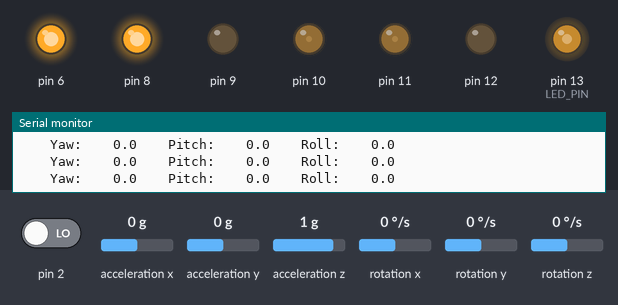
Recording of a sketch running on a simulated Arduino Uno, built with avr-gcc and run on an emulated ATmega328P. Shown: output pins drawn as LEDs (lit = HIGH), the last lines printed to the serial monitor. Inputs (shaded band) come from the test bench; at power-on: acceleration x 0 g, acceleration y 0 g, pin 2 LOW, acceleration z 1 g, rotation x 0 °/s, rotation y 0 °/s, rotation z 0 °/s. The sensor or clock chip raises its interrupt line as the real part does.

Above: at 2.7 s.
2.8 s: acceleration x set to -0.4 g
At 4.0 s:
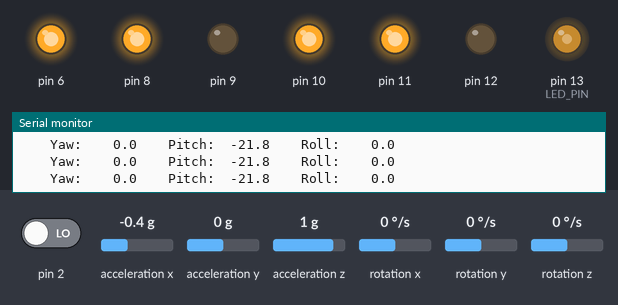
4.3 s: acceleration y set to -1.4 g
At 5.28 s:
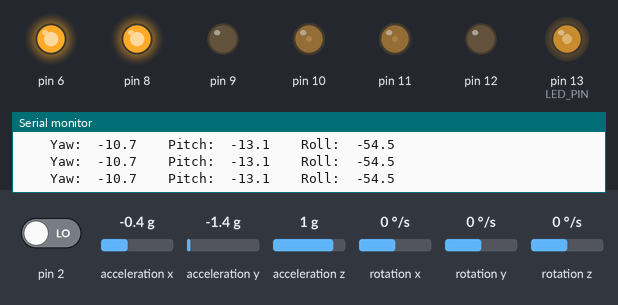
7.3 s: acceleration y set to 0 g
At 7.52 s:
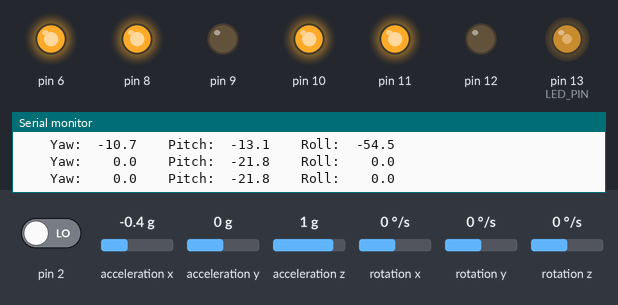
10.3 s: pin 2 driven HIGH
11.9 s: acceleration z set to 0 g
14.9 s: acceleration y set to -0.8 g
Timing chart, 0 to 18.9 s (numbered marks = the images above; inputs shaded):
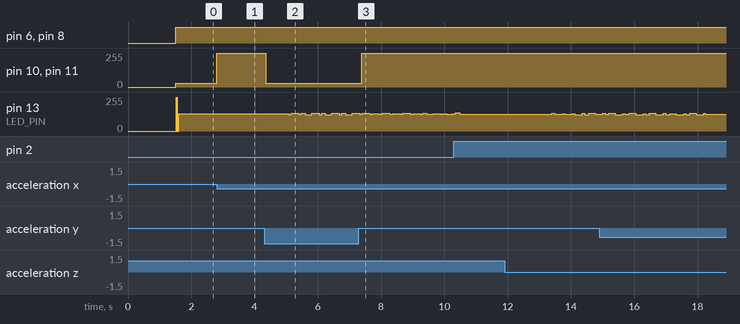

The sketch:

0808_PID.ino
```cpp
#include "I2Cdev.h"
#include "MPU6050_6Axis_MotionApps20.h"
#include "Wire.h"
#include <PID_v1.h>
#include <LMotorController.h>

MPU6050 mpu;

#define DEBUG
#ifdef DEBUG
//#define DPRINT(args...)  Serial.print(args)             //OR use the following syntax:
#define DPRINTSTIMER(t)    for (static unsigned long SpamTimer; (unsigned long)(millis() - SpamTimer) >= (t); SpamTimer = millis())
#define  DPRINTSFN(StrSize,Name,...) {char S[StrSize];Serial.print("\t");Serial.print(Name);Serial.print(" "); Serial.print(dtostrf((float)__VA_ARGS__ ,S));}//StringSize,Name,Variable,Spaces,Percision
#define DPRINTLN(...)      Serial.println(__VA_ARGS__)
#else
#define DPRINTSTIMER(t)    if(false)
#define DPRINTSFN(...)     //blank line
#define DPRINTLN(...)      //blank line
#endif


#define LED_PIN 13 //

// supply your own gyro offsets here, scaled for min sensitivity use MPU6050_calibration.ino
// -4232  -706  1729  173 -94 37
//                       XA      YA      ZA      XG      YG      ZG
int MPUOffsets[6] = {  -4232,  -706,   1729,    173,    -94,     37};


// ================================================================
// ===                      i2c SETUP Items                     ===
// ================================================================
void i2cSetup() {
  // join I2C bus (I2Cdev library doesn't do this automatically)
#if I2CDEV_IMPLEMENTATION == I2CDEV_ARDUINO_WIRE
  Wire.begin();
  TWBR = 24; // 400kHz I2C clock (200kHz if CPU is 8MHz)
#elif I2CDEV_IMPLEMENTATION == I2CDEV_BUILTIN_FASTWIRE
  Fastwire::setup(400, true);
#endif
}

// ================================================================
// ===               INTERRUPT DETECTION ROUTINE                ===
// ================================================================
volatile bool mpuInterrupt = false;     // indicates whether MPU interrupt pin has gone high
void dmpDataReady() {
  mpuInterrupt = true;
}

// ================================================================
// ===                      MPU DMP SETUP                       ===
// ================================================================
int FifoAlive = 0; // tests if the interrupt is triggering
int IsAlive = -20;     // counts interrupt start at -20 to get 20+ good values before assuming connected
// MPU control/status vars
uint8_t mpuIntStatus;   // holds actual interrupt status byte from MPU
uint8_t devStatus;      // return status after each device operation (0 = success, !0 = error)
uint16_t packetSize;    // expected DMP packet size (default is 42 bytes)
uint16_t fifoCount;     // count of all bytes currently in FIFO
uint8_t fifoBuffer[64]; // FIFO storage buffer

// orientation/motion vars
Quaternion q;           // [w, x, y, z]         quaternion container
VectorInt16 aa;         // [x, y, z]            accel sensor measurements
VectorInt16 aaReal;     // [x, y, z]            gravity-free accel sensor measurements
VectorInt16 aaWorld;    // [x, y, z]            world-frame accel sensor measurements
VectorFloat gravity;    // [x, y, z]            gravity vector
float euler[3];         // [psi, theta, phi]    Euler angle container
float ypr[3];           // [yaw, pitch, roll]   yaw/pitch/roll container and gravity vector
byte StartUP = 100; // lets get 100 readings from the MPU before we start trusting them (Bot is not trying to balance at this point it is just starting up.)

void MPU6050Connect() {
  static int MPUInitCntr = 0;
  // initialize device
  mpu.initialize(); // same
  // load and configure the DMP
  devStatus = mpu.dmpInitialize();// same

  if (devStatus != 0) {
    // ERROR!
    // 1 = initial memory load failed
    // 2 = DMP configuration updates failed
    // (if it's going to break, usually the code will be 1)

    char * StatStr[5] { "No Error", "initial memory load failed", "DMP configuration updates failed", "3", "4"};

    MPUInitCntr++;

    Serial.print(F("MPU connection Try #"));
    Serial.println(MPUInitCntr);
    Serial.print(F("DMP Initialization failed (code "));
    Serial.print(StatStr[devStatus]);
    Serial.println(F(")"));

    if (MPUInitCntr >= 10) return; //only try 10 times
    delay(1000);
    MPU6050Connect(); // Lets try again
    return;
  }
  mpu.setXAccelOffset(MPUOffsets[0]);
  mpu.setYAccelOffset(MPUOffsets[1]);
  mpu.setZAccelOffset(MPUOffsets[2]);
  mpu.setXGyroOffset(MPUOffsets[3]);
  mpu.setYGyroOffset(MPUOffsets[4]);
  mpu.setZGyroOffset(MPUOffsets[5]);

  Serial.println(F("Enabling DMP..."));
  mpu.setDMPEnabled(true);
  // enable Arduino interrupt detection
  Serial.println(F("Enabling interrupt detection (Arduino external interrupt pin 2 on the Uno)..."));
  Serial.print("mpu.getInterruptDrive=  "); Serial.println(mpu.getInterruptDrive());
  attachInterrupt(0, dmpDataReady, RISING); //pin 2 on the Uno
  mpuIntStatus = mpu.getIntStatus(); // Same
  // get expected DMP packet size for later comparison
  packetSize = mpu.dmpGetFIFOPacketSize();
  delay(1000); // Let it Stabalize
  mpu.resetFIFO(); // Clear fifo buffer
  mpu.getIntStatus();
  mpuInterrupt = false; // wait for next interrupt
}

// ================================================================
// ===                    MPU DMP Get Data                      ===
// ================================================================
void GetDMP() { // Best version I have made so far
  // Serial.println(F("FIFO interrupt at:"));
  // Serial.println(micros());
  static unsigned long LastGoodPacketTime;
  mpuInterrupt = false;
  FifoAlive = 1;
  fifoCount = mpu.getFIFOCount();
  if ((!fifoCount) || (fifoCount % packetSize)) { // we have failed Reset and wait till next time!
    digitalWrite(LED_PIN, LOW); // lets turn off the blinking light so we can see we are failing.
    mpu.resetFIFO();// clear the buffer and start over
  } else {
    while (fifoCount  >= packetSize) { // Get the packets until we have the latest!
      mpu.getFIFOBytes(fifoBuffer, packetSize); // lets do the magic and get the data
      fifoCount -= packetSize;
    }
    LastGoodPacketTime = millis();
    MPUMath(); // <<<<<<<<<<<<<<<<<<<<<<<<<<<< On success MPUMath() <<<<<<<<<<<<<<<<<<<
    digitalWrite(LED_PIN, !digitalRead(LED_PIN)); // Blink the Light
  }
}


// ================================================================
// ===                        MPU Math                          ===
// ================================================================
float Yaw, Pitch, Roll;
void MPUMath() {
  mpu.dmpGetQuaternion(&q, fifoBuffer);
  mpu.dmpGetGravity(&gravity, &q);
  mpu.dmpGetYawPitchRoll(ypr, &q, &gravity);
  Yaw = (ypr[0] * 180.0 / M_PI);
  Pitch = (ypr[1] *  180.0 / M_PI);
  Roll = (ypr[2] *  180.0 / M_PI);

  DPRINTSTIMER(100) {
    DPRINTSFN(15, "\tYaw:", Yaw, 6, 1);
    DPRINTSFN(15, "\tPitch:", Pitch, 6, 1);
    DPRINTSFN(15, "\tRoll:", Roll, 6, 1);
    DPRINTLN();
  }
}

// ================================================================
// ===                         PID Setup                        ===
// ================================================================
double Setpoint=-15, Input, Output;
double movingAngleOffset = 0.3;
double Kp=1000, Ki=140, Kd=0.8;
/*
1. 먼저 Kp를 조정합니다.
  Kp값이 너무 작으면 로봇이 쉽게 넘어지며
  Kp값이 너무 크면 로봇이 앞뒤로 심하게 흔들리게 됩니다.
  로봇이 앞뒤로 조금씩 흔들리는 상태가 최적의 상태입니다.

2. Kp가 설정되면 다음은 Kd를 조정합니다.
  최적은 Kd값은 로봇이 안정을 유지하는 동안 진동을 감소시키며
  손으로 밀어도 로봇이 바로 복귀되게 합니다.

3. 마지막으로 Ki를 조정합니다.
  Kp와 Kd가 설정되더라도 안정된 상태로 도달하는 동안 진동을 하게 됩니다.
  최적의 Ki값은 로봇이 안정되는 데 걸리는 시간을 단축시킬 수 있습니다.
*/
PID myPID(&Input, &Output, &Setpoint, Kp, Ki, Kd, DIRECT);

// ================================================================
// ===                       Motor Setup                        ===
// ================================================================
#define MIN_ABS_SPEED 30                  // 모터의 최저속도를 설정합니다.   0 ~ 255 값 중 선택

// 모터 제어용 변수 선언
// EnA, EnB는 속도제어용(pwm), IN1,2,3,4는 방향제어용 핀입니다
int ENA = 10;
int IN1 = 12;
int IN2 = 6;
int IN3 = 9;
int IN4 = 8;
int ENB = 11;

LMotorController motorController(ENA, IN2, IN1, ENB, IN4, IN3, 1, 1);

void Serial_print()
{
  Serial.print(" Yaw : ");
  Serial.print(Yaw);
  Serial.print("\t");
  Serial.print(" Pitch : ");
  Serial.print(Pitch);
  Serial.print("\t");
  Serial.print(" Roll : ");
  Serial.println(Roll);
}

// ================================================================
// ===                         Setup                            ===
// ================================================================
void setup() {
  Serial.begin(115200); //115200
  while (!Serial);
  Serial.println("i2cSetup");
  i2cSetup();
  Serial.println("MPU6050Connect");
  MPU6050Connect();
  Serial.println("Setup complete");
  pinMode(LED_PIN, OUTPUT);

  // Input(initial is original Pitch)
  Input = Pitch;

  // PID on
  myPID.SetMode(AUTOMATIC);

}
// ================================================================
// ===                          Loop                            ===
// ================================================================
void loop() {
  if (mpuInterrupt ) { // wait for MPU interrupt or extra packet(s) available
    GetDMP();
  }

  Input = Pitch;

  myPID.SetTunings(Kp, Ki, Kd);

  myPID.Compute();
  motorController.move(Output, MIN_ABS_SPEED); // pid 연산으로 나온 output 값을 motorController로 전송합니다. (모터제어)

}
```

Measured:
- the behaviour switches between -0.2 and -0.3 g on acceleration x (found by bisection; images 0 and 1)
- after the input at 2.8 s, pin 10, pin 11: 30/255 → 255/255 at once
- after the input at 4.3 s, pin 10, pin 11: 255/255 → 30/255 after 0.05 s
- after the input at 7.3 s, pin 10, pin 11: 30/255 → 255/255 after 0.08 s
